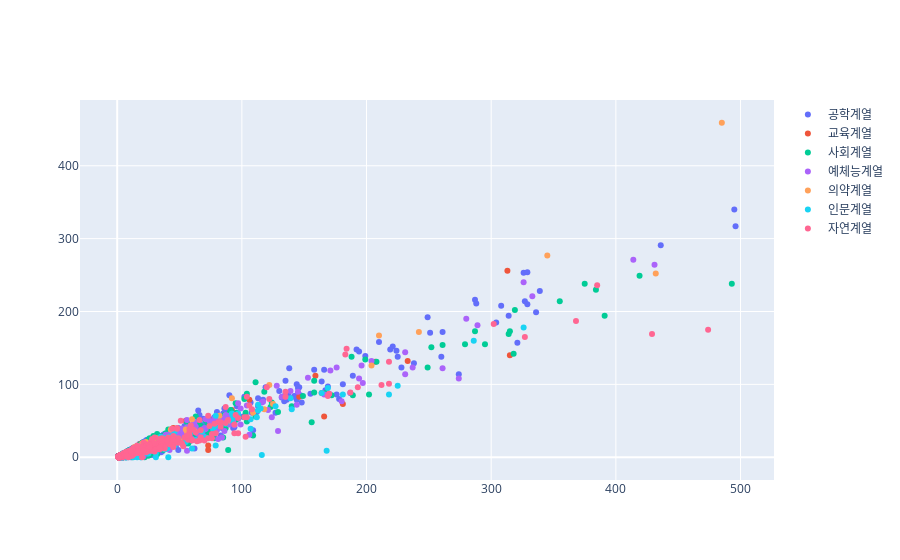

This figure's notebook cell:
### Markdown cell above
# 트레이스 공통 속성 
- 40개가 넘는 트레이스 제공하지만 파라미터들이 다 다르지만 공통된 속성이 있다.

### Code cell
fig = go.Figure()

for 대계열, group in df_취업률_500.groupby('대계열'):
    fig.add_trace({
        'type':'scatter','mode':'markers',
        'x':group['졸업자수'],'y':group['취업자수'],
        'name':대계열
    })
fig.show()

### Figure 1 — Plotly figure (JSON) as saved in the notebook; plotly's stock layout.template omitted (floating-point values rounded to 4 significant figures; data arrays with more than 128 entries replaced by an {"elided": "..."} marker saying what was removed)
{"data": [{"mode": "markers", "name": "공학계열", "type": "scatter", "x": {"elided": "674 int values"}, "y": {"elided": "674 int values"}}, {"mode": "markers", "name": "교육계열", "type": "scatter", "x": [16, 159, 3, 313, 56, 18, 32, 30, 10, 164, 82, 146, 25, 31, 26, 20, 76, 31, 28, 36, 26, 81, 92, 21, 46, 55, 45, 15, 207, 233, 15, 14, 45, 73, 10, 5, 315, 11, 3, 33, 42, 81, 166, 181, 1, 27, 30, 26, 17, 6, 5, 6, 4, 3, 2, 13, 1, 2, 19, 3, 5, 7, 6, 26, 106, 2, 2, 1, 3, 3, 10, 5, 6, 7, 4, 8, 1, 24, 2, 2, 8, 2, 5, 73, 2, 5, 7, 1, 1, 3, 3, 5, 3, 1, 13, 5, 2, 1, 2, 5, 7, 8, 4, 2, 1, 15, 2, 3], "y": [13, 112, 1, 256, 33, 18, 27, 23, 7, 88, 55, 83, 16, 13, 13, 8, 50, 18, 21, 24, 21, 52, 65, 16, 27, 50, 40, 9, 131, 132, 7, 9, 21, 16, 3, 0, 140, 1, 0, 14, 21, 53, 56, 73, 1, 9, 10, 7, 14, 4, 5, 5, 4, 3, 1, 11, 1, 2, 14, 0, 4, 3, 4, 24, 79, 1, 2, 1, 3, 3, 9, 5, 6, 7, 4, 7, 1, 17, 2, 1, 1, 2, 3, 10, 1, 0, 5, 1, 1, 2, 1, 3, 3, 1, 9, 3, 2, 1, 2, 5, 6, 7, 2, 1, 1, 10, 1, 0]}, {"mode": "markers", "name": "사회계열", "type": "scatter", "x": {"elided": "452 int values"}, "y": {"elided": "452 int values"}}, {"mode": "markers", "name": "예체능계열", "type": "scatter", "x": {"elided": "364 int values"}, "y": {"elided": "364 int values"}}, {"mode": "markers", "name": "의약계열", "type": "scatter", "x": [12, 125, 82, 122, 16, 12, 53, 204, 22, 3, 20, 62, 5, 58, 14, 432, 24, 20, 10, 485, 21, 345, 118, 58, 11, 11, 5, 36, 5, 14, 55, 35, 49, 12, 10, 31, 89, 242, 56, 37, 10, 12, 32, 2, 3, 1, 37, 20, 5, 9, 4, 60, 92, 19, 43, 210, 16, 22, 1, 1, 4, 1, 14, 4, 14, 5, 2, 8, 1, 2, 2, 3, 7, 6, 8, 1, 6, 23, 1, 2, 1, 1, 2, 3, 22, 109, 1, 1, 6, 47, 4, 1, 5, 6, 6, 1], "y": [10, 73, 57, 99, 6, 6, 23, 126, 13, 3, 5, 36, 3, 33, 9, 252, 16, 13, 7, 459, 19, 277, 66, 36, 9, 7, 3, 19, 2, 10, 38, 20, 21, 9, 5, 20, 50, 172, 35, 26, 7, 4, 26, 2, 3, 1, 21, 19, 3, 5, 2, 52, 81, 13, 38, 167, 10, 15, 0, 1, 3, 1, 13, 4, 14, 4, 2, 6, 1, 2, 2, 2, 7, 6, 6, 1, 5, 21, 1, 1, 1, 1, 1, 3, 16, 61, 1, 0, 5, 26, 3, 1, 4, 3, 3, 0]}, {"mode": "markers", "name": "인문계열", "type": "scatter", "x": {"elided": "241 int values"}, "y": {"elided": "241 int values"}}, {"mode": "markers", "name": "자연계열", "type": "scatter", "x": {"elided": "378 int values"}, "y": {"elided": "378 int values"}}], "layout": {}}
